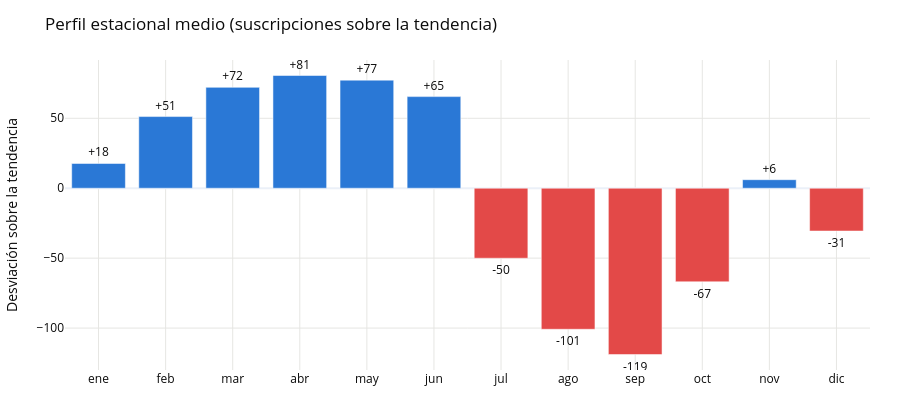

Notebook cell for this chart:
### Code cell
# El perfil estacional medio: cuánto suma o resta cada mes del año.
seasonal = decomposition.seasonal[SEASON_LENGTH]
profile = seasonal.groupby(seasonal.index.month).mean()
profile.index = ["ene","feb","mar","abr","may","jun","jul","ago","sep","oct","nov","dic"]

fig = go.Figure(go.Bar(
    x=profile.index, y=profile.to_numpy(),
    marker_color=[C_RED if v < 0 else C_BLUE for v in profile],
    text=[f"{v:+.0f}" for v in profile], textposition="outside",
))
fig.update_layout(**{**PLOT_LAYOUT, "hovermode": "closest"}, showlegend=False,
                  title="Perfil estacional medio (suscripciones sobre la tendencia)",
                  yaxis_title="Desviación sobre la tendencia")
fig.show()
print(profile.round(1).to_string())

### Figure 1 — Plotly figure (JSON) as saved in the notebook; plotly's stock layout.template omitted (floating-point values rounded to 4 significant figures)
{"data": [{"marker": {"color": ["#2a78d6", "#2a78d6", "#2a78d6", "#2a78d6", "#2a78d6", "#2a78d6", "#e34948", "#e34948", "#e34948", "#e34948", "#2a78d6", "#e34948"]}, "text": ["+18", "+51", "+72", "+81", "+77", "+65", "-50", "-101", "-119", "-67", "+6", "-31"], "textposition": "outside", "type": "bar", "x": ["ene", "feb", "mar", "abr", "may", "jun", "jul", "ago", "sep", "oct", "nov", "dic"], "y": [17.69, 51.24, 72.12, 80.6, 77.28, 65.5, -50.04, -100.8, -118.9, -66.9, 6.091, -30.6]}], "layout": {"font": {"color": "#0b0b0b", "size": 12}, "height": 420, "hovermode": "closest", "legend": {"orientation": "h", "x": 0, "y": 1.02, "yanchor": "bottom"}, "margin": {"b": 50, "l": 60, "r": 30, "t": 60}, "showlegend": false, "title": {"text": "Perfil estacional medio (suscripciones sobre la tendencia)"}, "xaxis": {"gridcolor": "#e6e6e3"}, "yaxis": {"gridcolor": "#e6e6e3", "title": {"text": "Desviación sobre la tendencia"}}}}
